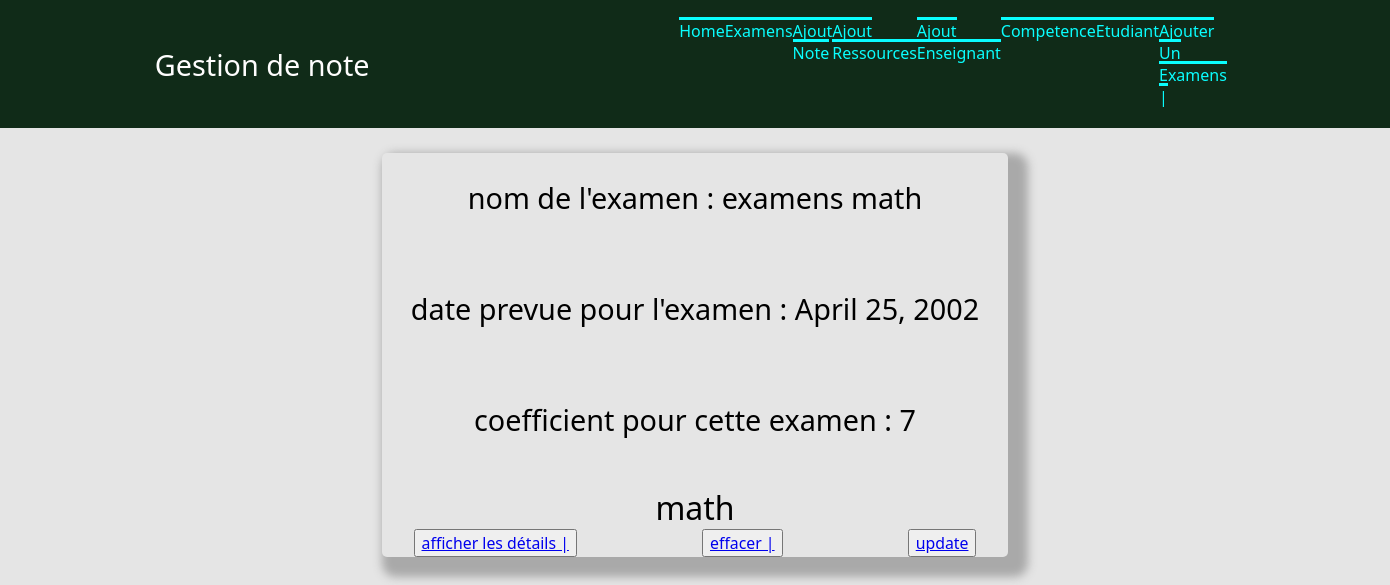
Page /affiche_res/1/ on the committed database.
### gestion/models.py (models this page shows, shortened)
class Examens(models.Model):
    titre = models.CharField(max_length=100)
    date = models.DateField(blank=True, null = True)
    coefficient = models.CharField(max_length=100)
    ressources = models.ForeignKey('Ressources', on_delete=models.CASCADE,null = True,)

class Ressources(models.Model):
    code_ressource = models.CharField(max_length=100)
    nom = models.CharField(max_length=100)
    descriptif = models.TextField(null=True, blank=True)
    coefficient = models.CharField(max_length=100)
    competence = models.ManyToManyField("UE",null=True, blank=True)
    def __str__(self):
        return  self.nom

### gestion/views.py (the view)
# urls.py: path('affiche_res/<int:id>/', views.affiche_res),
def affiche_res(request, id):
    ressources = models.Ressources.objects.get(pk=id)
    liste7 = list(models.Examens.objects.filter(ressources=ressources))
    return render(request,"gestion/affiche_res.html",{"ressources": ressources,"liste7": liste7})

### gestion/templates/gestion/affiche_res.html (shortened to what this page needs)
     {% extends "gestion/main.html" %}
{% block content %}
 {% for l in liste7 %}
<ul class="ul1">
<h2>   nom de l'examen : {{l.titre}}</h2>
    <br>
<h2>   date prevue pour l'examen : {{l.date}}</h2>
 <br>
<h2> coefficient pour cette examen : {{l.coefficient}}</h2>
     <br>
<h1>   {{l.ressources}}</h1>
    <li class="li1">
        <button name="button"><a href="/gestion/affiche_exa/{{l.id}}"> afficher les détails | </a></button> <br>
        <button name="button"><a href="/gestion/delete_exa/{{l.id}}"> effacer | </a></button> <br>
<button name="button"><a href="/gestion/update_exa/{{l.id}}"> update </a></button>   </li>
</ul>
  {%endfor%}
{% endblock %}
{% block navi %}
 <li> <a href="/gestion/ajout_exa/"> ajouter un examens | </a></li>
{% endblock %}

### gestion/static/gestion/style.css (style rules this page uses)
* { font-weight:1; font-family:system-ui,arial; }
html, body { margin : 0px; padding : 0px; background-color: #E5E5E5; }
h1 { text-align : center; }
input[type=submit],button { #background:#404040; font-family:system-ui,arial; font-size:130%; padding: revert; }
.ul1 { flex-direction:column; align-items:center; margin-top:25px; width:45%; height: auto; border-radius:5px; box-shadow:10px 10px 10px 10px #A9A9A9; margin:25px; }
.ul1 h2 { margin:25px; text-align:center; }
.ul1 > .li1 { list-style-type:none; display:flex; justify-content: space-around; align-items:center; }
* { margin: 0; padding: 0; }
body { font-family: Rubik; overflow-x: hidden; }
nav ul li a { color:rgb(10, 254, 254); text-decoration: none; font-size: 1em; border-top-style: solid; text-transform: capitalize; }
h2 { font-size:1.8em; }
.ul3 input[type=submit],button { font-size: 90%; liste:none; }
.li1 { font-size: 110%; list-style-type:none; }

### rows in the picture
Examens: titre "examens math", date "April 25, 2002", coefficient "7", ressources "math"
